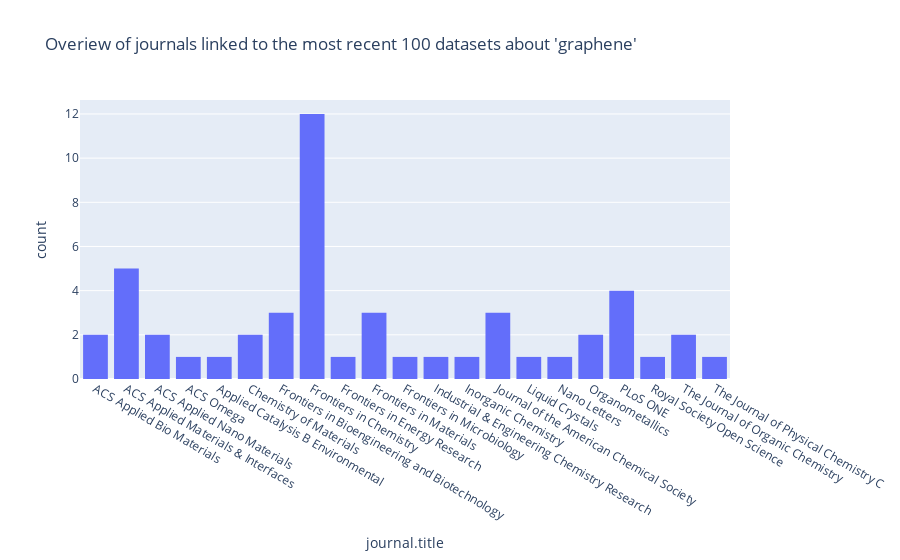

Notebook source saved alongside this figure:
### Code cell
fig = px.histogram(dfPubsAndGrants.sort_values('journal.title'), 
                   x="journal.title", 
                   barmode="group", 
                   title=f"Overiew of journals linked to the most recent 100 datasets about '{TOPIC}'")
fig.show()

### Figure 1 — Plotly figure (JSON) as saved in the notebook; plotly's stock layout.template omitted (floating-point values rounded to 4 significant figures)
{"data": [{"alignmentgroup": "True", "bingroup": "x", "hovertemplate": "journal.title=%{x}<br>count=%{y}<extra></extra>", "legendgroup": "", "marker": {"color": "#636efa"}, "name": "", "offsetgroup": "", "orientation": "v", "showlegend": false, "type": "histogram", "x": ["ACS Applied Bio Materials", "ACS Applied Bio Materials", "ACS Applied Materials & Interfaces", "ACS Applied Materials & Interfaces", "ACS Applied Materials & Interfaces", "ACS Applied Materials & Interfaces", "ACS Applied Materials & Interfaces", "ACS Applied Nano Materials", "ACS Applied Nano Materials", "ACS Omega", "Applied Catalysis B Environmental", "Chemistry of Materials", "Chemistry of Materials", "Frontiers in Bioengineering and Biotechnology", "Frontiers in Bioengineering and Biotechnology", "Frontiers in Bioengineering and Biotechnology", "Frontiers in Chemistry", "Frontiers in Chemistry", "Frontiers in Chemistry", "Frontiers in Chemistry", "Frontiers in Chemistry", "Frontiers in Chemistry", "Frontiers in Chemistry", "Frontiers in Chemistry", "Frontiers in Chemistry", "Frontiers in Chemistry", "Frontiers in Chemistry", "Frontiers in Chemistry", "Frontiers in Energy Research", "Frontiers in Materials", "Frontiers in Materials", "Frontiers in Materials", "Frontiers in Microbiology", "Industrial & Engineering Chemistry Research", "Inorganic Chemistry", "Journal of the American Chemical Society", "Journal of the American Chemical Society", "Journal of the American Chemical Society", "Liquid Crystals", "Nano Letters", "Organometallics", "Organometallics", "PLoS ONE", "PLoS ONE", "PLoS ONE", "PLoS ONE", "Royal Society Open Science", "The Journal of Organic Chemistry", "The Journal of Organic Chemistry", "The Journal of Physical Chemistry C"], "xaxis": "x", "yaxis": "y"}], "layout": {"autosize": true, "barmode": "group", "legend": {"tracegroupgap": 0}, "title": {"text": "Overiew of journals linked to the most recent 100 datasets about 'graphene'"}, "xaxis": {"anchor": "y", "autorange": true, "domain": [0, 1], "range": [-0.5, 20.5], "title": {"text": "journal.title"}, "type": "category"}, "yaxis": {"anchor": "x", "autorange": true, "domain": [0, 1], "range": [0, 12.63], "title": {"text": "count"}}}}
